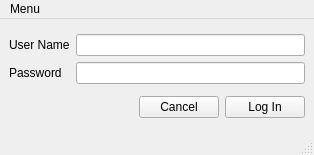
<?xml version="1.0" encoding="UTF-8"?>
<ui version="4.0">
 <class>MainWindow</class>
 <widget class="QMainWindow" name="MainWindow">
  <property name="geometry">
   <rect>
    <x>0</x>
    <y>0</y>
    <width>314</width>
    <height>155</height>
   </rect>
  </property>
  <property name="windowTitle">
   <string>Home cloud</string>
  </property>
  <widget class="QWidget" name="centralwidget">
   <layout class="QVBoxLayout" name="verticalLayout_3">
    <item>
     <layout class="QHBoxLayout" name="horizontalLayout">
      <item>
       <layout class="QVBoxLayout" name="verticalLayout">
        <item>
         <widget class="QLabel" name="label">
          <property name="text">
           <string>User Name</string>
          </property>
         </widget>
        </item>
        <item>
         <widget class="QLabel" name="label_2">
          <property name="text">
           <string>Password</string>
          </property>
         </widget>
        </item>
       </layout>
      </item>
      <item>
       <layout class="QVBoxLayout" name="verticalLayout_2">
        <item>
         <widget class="QLineEdit" name="input_username"/>
        </item>
        <item>
         <widget class="QLineEdit" name="input_password"/>
        </item>
       </layout>
      </item>
     </layout>
    </item>
    <item>
     <layout class="QHBoxLayout" name="horizontalLayout_2">
      <item>
       <spacer name="horizontalSpacer">
        <property name="orientation">
         <enum>Qt::Horizontal</enum>
        </property>
        <property name="sizeHint" stdset="0">
         <size>
          <width>40</width>
          <height>20</height>
         </size>
        </property>
       </spacer>
      </item>
      <item>
       <widget class="QPushButton" name="btn_cancel">
        <property name="text">
         <string>Cancel</string>
        </property>
       </widget>
      </item>
      <item>
       <widget class="QPushButton" name="btn_login">
        <property name="text">
         <string>Log In</string>
        </property>
       </widget>
      </item>
     </layout>
    </item>
   </layout>
  </widget>
  <widget class="QMenuBar" name="menubar">
   <property name="geometry">
    <rect>
     <x>0</x>
     <y>0</y>
     <width>314</width>
     <height>22</height>
    </rect>
   </property>
   <widget class="QMenu" name="menuMenu">
    <property name="title">
     <string>Menu</string>
    </property>
    <addaction name="actionSign_In"/>
   </widget>
   <addaction name="menuMenu"/>
  </widget>
  <widget class="QStatusBar" name="statusbar"/>
  <action name="actionSign_In">
   <property name="text">
    <string>Sign In</string>
   </property>
  </action>
 </widget>
 <tabstops>
  <tabstop>btn_login</tabstop>
  <tabstop>input_username</tabstop>
  <tabstop>input_password</tabstop>
 </tabstops>
 <resources/>
 <connections/>
</ui>
